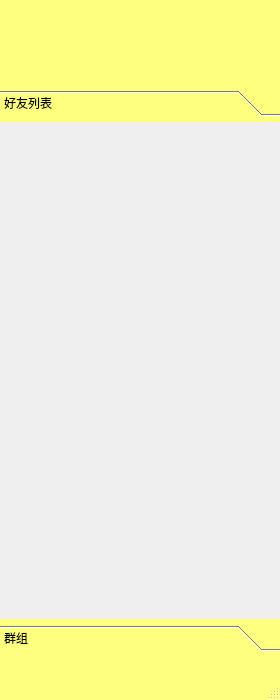
<?xml version="1.0" encoding="UTF-8"?>
<ui version="4.0">
 <class>MainWindow_menu</class>
 <widget class="QMainWindow" name="MainWindow_menu">
  <property name="windowModality">
   <enum>Qt::NonModal</enum>
  </property>
  <property name="geometry">
   <rect>
    <x>0</x>
    <y>0</y>
    <width>280</width>
    <height>700</height>
   </rect>
  </property>
  <property name="windowTitle">
   <string>MainWindow</string>
  </property>
  <property name="styleSheet">
   <string notr="true">QMainWindow{
	background-color: rgb(255, 255, 127);
	background-color: qconicalgradient(cx:0.5, cy:0.5, angle:0, stop:0 rgba(35, 40, 3, 255), stop:0.16 rgba(136, 106, 22, 255), stop:0.225 rgba(166, 140, 41, 255), stop:0.285 rgba(204, 181, 74, 255), stop:0.345 rgba(235, 219, 102, 255), stop:0.415 rgba(245, 236, 112, 255), stop:0.52 rgba(209, 190, 76, 255), stop:0.57 rgba(187, 156, 51, 255), stop:0.635 rgba(168, 142, 42, 255), stop:0.695 rgba(202, 174, 68, 255), stop:0.75 rgba(218, 202, 86, 255), stop:0.815 rgba(208, 187, 73, 255), stop:0.88 rgba(187, 156, 51, 255), stop:0.935 rgba(137, 108, 26, 255), stop:1 rgba(35, 40, 3, 255));
}</string>
  </property>
  <widget class="QWidget" name="centralwidget">
   <widget class="QToolBox" name="toolBox">
    <property name="geometry">
     <rect>
      <x>0</x>
      <y>90</y>
      <width>281</width>
      <height>561</height>
     </rect>
    </property>
    <property name="currentIndex">
     <number>0</number>
    </property>
    <widget class="QWidget" name="page">
     <property name="geometry">
      <rect>
       <x>0</x>
       <y>0</y>
       <width>281</width>
       <height>509</height>
      </rect>
     </property>
     <attribute name="label">
      <string>好友列表</string>
     </attribute>
     <widget class="QWidget" name="FWidget" native="true">
      <property name="geometry">
       <rect>
        <x>-1</x>
        <y>-1</y>
        <width>281</width>
        <height>511</height>
       </rect>
      </property>
      <widget class="QWidget" name="verticalLayoutWidget">
       <property name="geometry">
        <rect>
         <x>-1</x>
         <y>0</y>
         <width>261</width>
         <height>511</height>
        </rect>
       </property>
       <layout class="QVBoxLayout" name="vLayout"/>
      </widget>
     </widget>
    </widget>
    <widget class="QWidget" name="page_2">
     <property name="geometry">
      <rect>
       <x>0</x>
       <y>0</y>
       <width>281</width>
       <height>509</height>
      </rect>
     </property>
     <attribute name="label">
      <string>群组</string>
     </attribute>
    </widget>
   </widget>
  </widget>
  <widget class="QMenuBar" name="menubar">
   <property name="geometry">
    <rect>
     <x>0</x>
     <y>0</y>
     <width>280</width>
     <height>23</height>
    </rect>
   </property>
  </widget>
  <widget class="QStatusBar" name="statusbar"/>
 </widget>
 <resources/>
 <connections/>
</ui>
